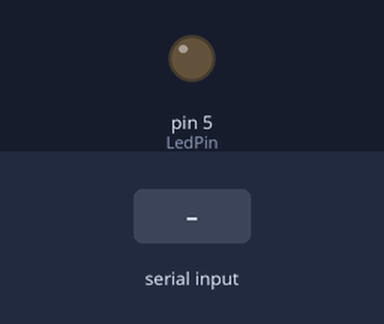
This sketch was run on a simulated Arduino Uno, built with avr-gcc and run on an emulated ATmega328P. On the bench: output pins drawn as LEDs (lit = HIGH). The test bench sets the inputs (shaded band).

Above: at 1.2 s.
1.3 s: "a" received over Serial
At 2.7 s:
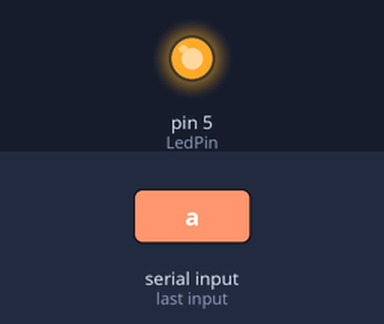
Timing chart, 0 to 4.3 s (numbered marks = the images above; inputs shaded):
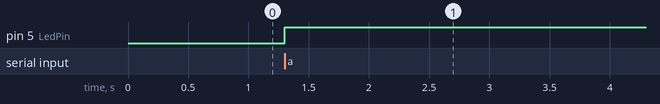

Measured:
- after the input at 1.3 s, pin 5 (LedPin): LOW → HIGH at once

The sketch:

HolaMundoArduino.ino
```cpp
int LedPin = 5;
boolean EstadoLed = false;

void setup() {
  Serial.begin(9600);
  pinMode(LedPin, OUTPUT);
  digitalWrite(LedPin, EstadoLed);
}

void loop() {

  if (Serial.available()) {
    char Letra = Serial.read();
    if (Letra == 'a') {
      EstadoLed = !EstadoLed;
    }
    digitalWrite(LedPin, EstadoLed);
  }
}
```
